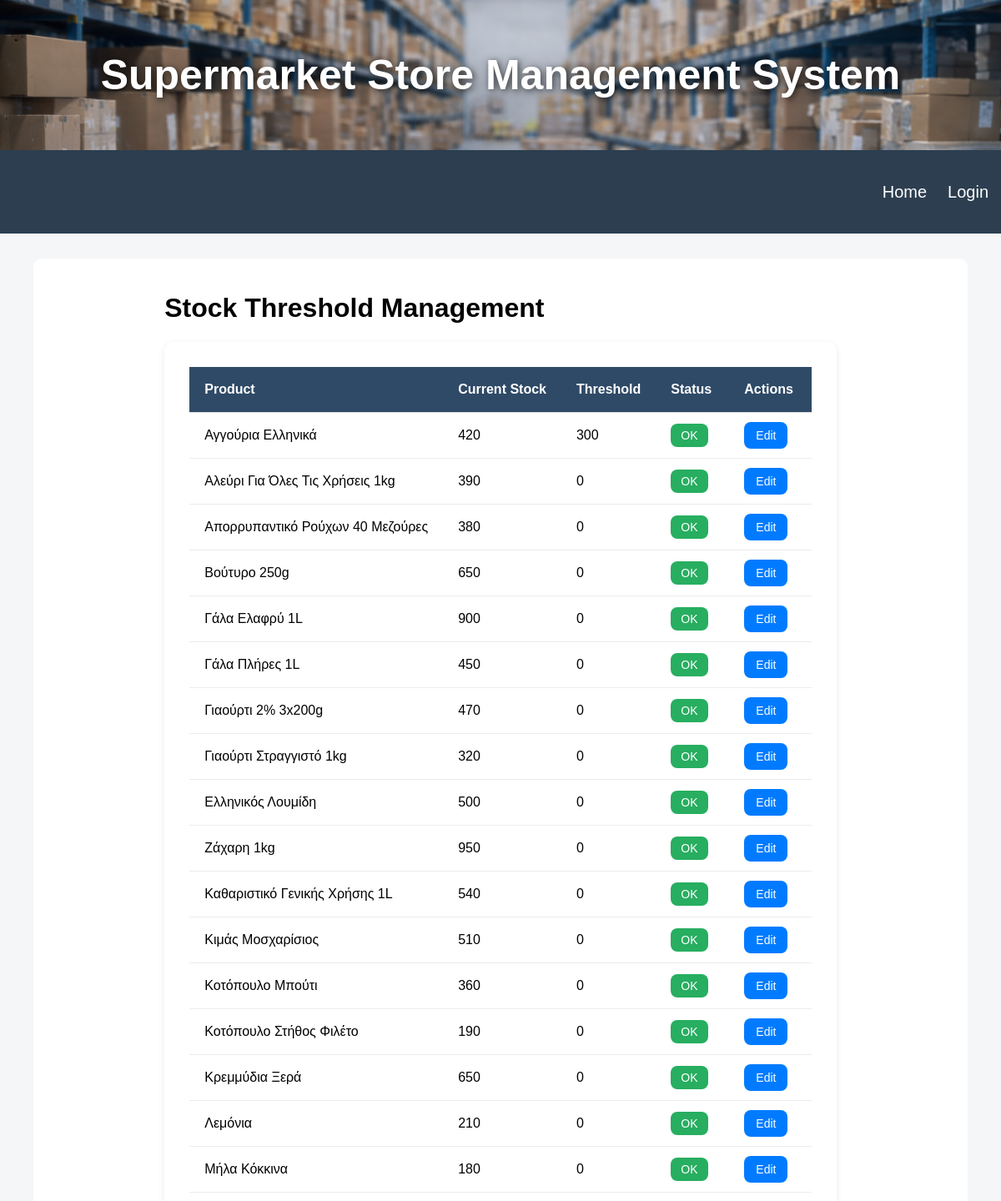
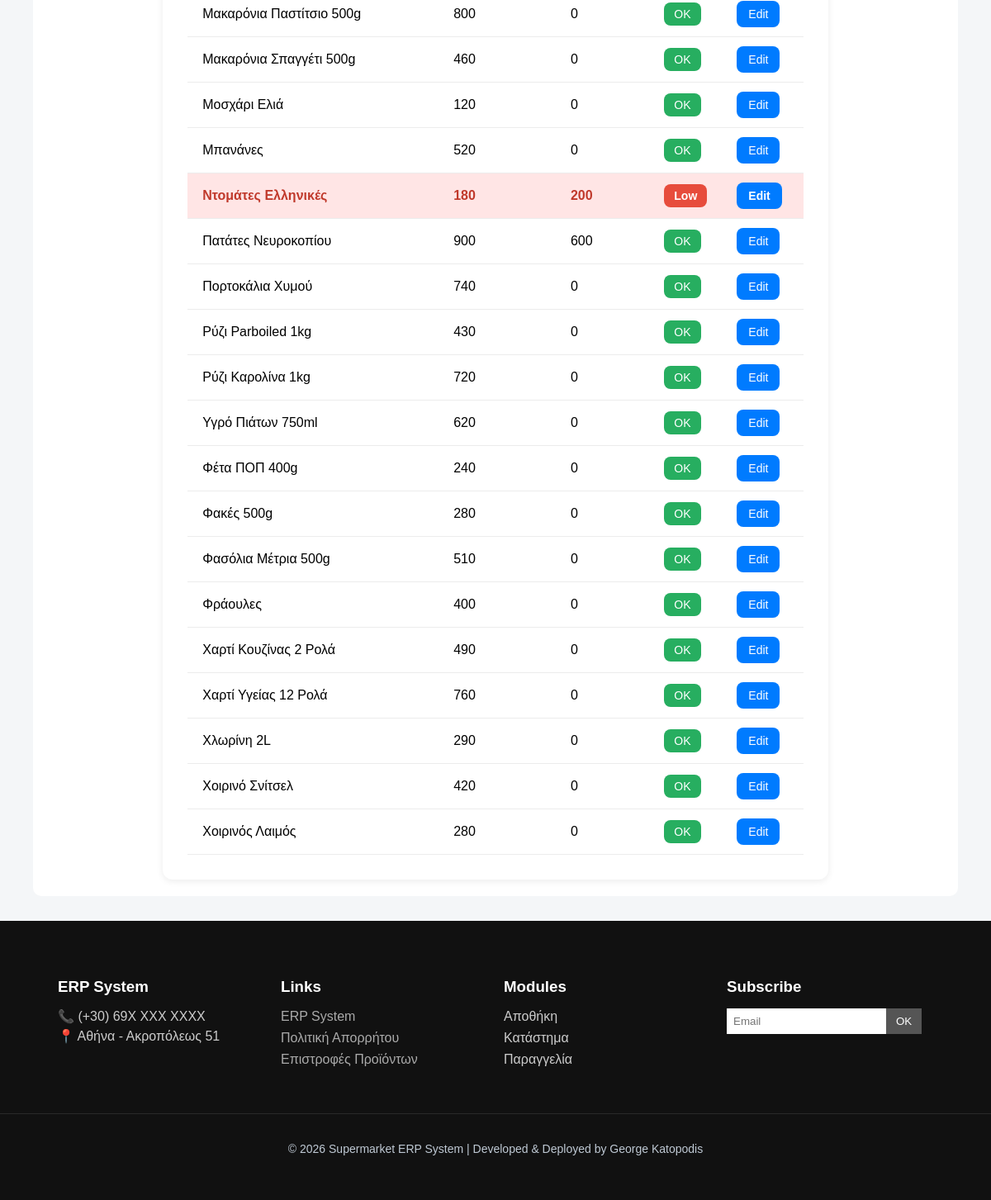
/admin/thresholds, run on the app's committed database (2 pictures, top to bottom).
### tables this page shows
CREATE TABLE warehouse_stock (
    warehouse_stock_id INTEGER PRIMARY KEY AUTOINCREMENT,
    product_id INTEGER NOT NULL,
    quantity INTEGER NOT NULL,
    FOREIGN KEY (product_id) REFERENCES products(product_id)
);

CREATE TABLE products (
    product_id INTEGER PRIMARY KEY AUTOINCREMENT,
    product_name VARCHAR(100) NOT NULL,
    product_category VARCHAR(50) NOT NULL,
    product_price REAL NOT NULL
, product_unit TEXT, is_active INTEGER DEFAULT 1, threshold INTEGER DEFAULT 0);

### app.py (the view)
@app.route("/admin/thresholds")
def stock_thresholds():
    connection = get_db_connection()
    products = connection.execute("""
        SELECT
            p.product_id,
            p.product_name,
            p.threshold,
            w.quantity
        FROM products p
        JOIN warehouse_stock w
            ON p.product_id = w.product_id
        ORDER BY p.product_name
    """).fetchall()
    connection.close()
    return render_template(
        "stock_thresholds.html",
        products=products
    )

### app.py (called while the page is built)
def get_db_connection():
    connection = sqlite3.connect(DATABASE_PATH)
    connection.row_factory = sqlite3.Row
    return connection

### templates/stock_thresholds.html
{% extends "base.html" %}
{% block extra_css %}
<link rel="stylesheet" href="{{ url_for('static',filename='threshold.css') }}">
{% endblock %}
{% block content %}
<div class="dashboard-container">
    <h1 class="page-title">Stock Threshold Management</h1>
    <div class="table-container">
        <table class="threshold-table">
            <thead>
                <tr>
                    <th>Product</th>
                    <th>Current Stock</th>
                    <th>Threshold</th>
                    <th>Status</th>
                    <th>Actions</th>
                </tr>
            </thead>
            <tbody>
                {% for product in products %}
                {% set low = product["threshold"] > 0 and product["quantity"] < product["threshold"] %}
                <tr class="{% if low %}low-stock-row{% endif %}">
                    <td>{{ product["product_name"] }}</td>
                    <td>{{ product["quantity"] }}</td>
                    <td>{{ product["threshold"] }}</td>
                    <td>
                        {% if low %}
                            <span class="low-badge">Low</span>
                        {% else %}
                            <span class="ok-badge">OK</span>
                        {% endif %}
                    </td>
                    <td>
                        <a href="{{ url_for('edit_product',
                            product_id=product['product_id']) }}"
                            class="edit-btn">
                            Edit
                        </a>
                    </td>
                </tr>
                {% endfor %}
            </tbody>
        </table>
    </div>
</div>
{% endblock %}

### static/style.css (style rules this page uses)
body { font-family: 'Gill Sans', 'Gill Sans MT', Calibri, 'Trebuchet MS', sans-serif; margin: 0; background-color: #f4f6f8; min-height: 100vh; display: flex; flex-direction: column; }

### static/admin.css (style rules this page uses)
.edit-btn { background-color: #007bff; color: white; padding: 8px 14px; border-radius: 8px; text-decoration: none; font-size: 14px; margin-right: 8px; transition: 0.3s; }
.table-container { overflow-x: auto; }

### static/forms.css (style rules this page uses)
.table-container { background-color: white; padding: 30px; border-radius: 12px; box-shadow: 0 2px 8px rgba(0,0,0,0.08); min-width: 500px; }
.table-container table { width: 100%; border-collapse: collapse; }
.table-container th { text-align: left; padding-bottom: 12px; }
.table-container td { padding: 10px 0; border-bottom: 1px solid #ececec; }
.table-container tbody tr { transition: background-color 0.2s ease; }

### static/threshold.css (style rules this page uses)
.threshold-table { width: 100%; border-collapse: collapse; background-color: white; }
.threshold-table th, .threshold-table td { padding: 18px; text-align: left; vertical-align: middle; }
.threshold-table th { background-color: #2f4a67; color: white; }
.threshold-table tr { border-bottom: 1px solid #ddd; }
.low-stock-row { background-color: #ffe5e5; color: #c0392b; font-weight: bold; }
.low-badge { background-color: #e74c3c; color: white; padding: 6px 12px; border-radius: 8px; font-size: 14px; }
.ok-badge { background-color: #27ae60; color: white; padding: 6px 12px; border-radius: 8px; font-size: 14px; }

### data on the page
warehouse_stock: product_name "Αγγούρια Ελληνικά", quantity "420", threshold "300", shows "OK"
warehouse_stock: product_name "Αλεύρι Για Όλες Τις Χρήσεις 1kg", quantity "390", threshold "0", shows "OK"
warehouse_stock: product_name "Απορρυπαντικό Ρούχων 40 Μεζούρες", quantity "380", threshold "0", shows "OK"
warehouse_stock: product_name "Βούτυρο 250g", quantity "650", threshold "0", shows "OK"
warehouse_stock: product_name "Γάλα Ελαφρύ 1L", quantity "900", threshold "0", shows "OK"
warehouse_stock: product_name "Γάλα Πλήρες 1L", quantity "450", threshold "0", shows "OK"
warehouse_stock: product_name "Γιαούρτι 2% 3x200g", quantity "470", threshold "0", shows "OK"
warehouse_stock: product_name "Γιαούρτι Στραγγιστό 1kg", quantity "320", threshold "0", shows "OK"
warehouse_stock: product_name "Ελληνικός Λουμίδη", quantity "500", threshold "0", shows "OK"
warehouse_stock: product_name "Ζάχαρη 1kg", quantity "950", threshold "0", shows "OK"
warehouse_stock: product_name "Καθαριστικό Γενικής Χρήσης 1L", quantity "540", threshold "0", shows "OK"
warehouse_stock: product_name "Κιμάς Μοσχαρίσιος", quantity "510", threshold "0", shows "OK"
warehouse_stock: product_name "Κοτόπουλο Μπούτι", quantity "360", threshold "0", shows "OK"
warehouse_stock: product_name "Κοτόπουλο Στήθος Φιλέτο", quantity "190", threshold "0", shows "OK"
warehouse_stock: product_name "Κρεμμύδια Ξερά", quantity "650", threshold "0", shows "OK"
warehouse_stock: product_name "Λεμόνια", quantity "210", threshold "0", shows "OK"
warehouse_stock: product_name "Μήλα Κόκκινα", quantity "180", threshold "0", shows "OK"
warehouse_stock: product_name "Μακαρόνια Παστίτσιο 500g", quantity "800", threshold "0", shows "OK"
warehouse_stock: product_name "Μακαρόνια Σπαγγέτι 500g", quantity "460", threshold "0", shows "OK"
warehouse_stock: product_name "Μοσχάρι Ελιά", quantity "120", threshold "0", shows "OK"
warehouse_stock: product_name "Μπανάνες", quantity "520", threshold "0", shows "OK"
warehouse_stock: product_name "Ντομάτες Ελληνικές", quantity "180", threshold "200", shows "Low"
warehouse_stock: product_name "Πατάτες Νευροκοπίου", quantity "900", threshold "600", shows "OK"
warehouse_stock: product_name "Πορτοκάλια Χυμού", quantity "740", threshold "0", shows "OK"
warehouse_stock: product_name "Ρύζι Parboiled 1kg", quantity "430", threshold "0", shows "OK"
warehouse_stock: product_name "Ρύζι Καρολίνα 1kg", quantity "720", threshold "0", shows "OK"
warehouse_stock: product_name "Υγρό Πιάτων 750ml", quantity "620", threshold "0", shows "OK"
warehouse_stock: product_name "Φέτα ΠΟΠ 400g", quantity "240", threshold "0", shows "OK"
warehouse_stock: product_name "Φακές 500g", quantity "280", threshold "0", shows "OK"
warehouse_stock: product_name "Φασόλια Μέτρια 500g", quantity "510", threshold "0", shows "OK"
warehouse_stock: product_name "Φράουλες", quantity "400", threshold "0", shows "OK"
warehouse_stock: product_name "Χαρτί Κουζίνας 2 Ρολά", quantity "490", threshold "0", shows "OK"
warehouse_stock: product_name "Χαρτί Υγείας 12 Ρολά", quantity "760", threshold "0", shows "OK"
warehouse_stock: product_name "Χλωρίνη 2L", quantity "290", threshold "0", shows "OK"
warehouse_stock: product_name "Χοιρινό Σνίτσελ", quantity "420", threshold "0", shows "OK"
warehouse_stock: product_name "Χοιρινός Λαιμός", quantity "280", threshold "0", shows "OK"
